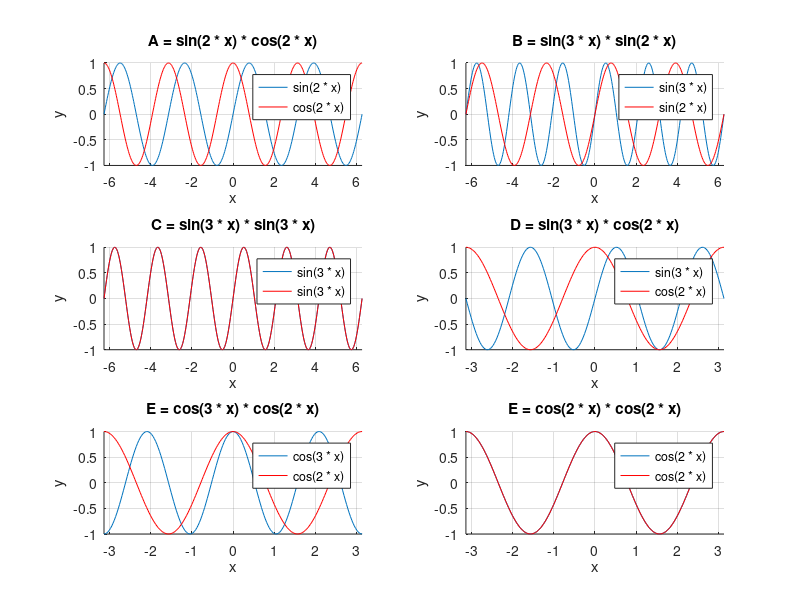

Write the MATLAB code that produced this figure.
clc; clear; close all;

format long

%A = sin(2 * x) * cos(2 * x);
x = -2 * pi:pi / 100:2 * pi;
A = sin(2 * x) .* cos(2 * x);
anteg = trapz(x, A);
fprintf('\nA = Integral[-2 * pi, 2 * pi] sin(2 * x) * cos(2 * x) = %f \n', anteg);
subplot(3, 2, 1);
hold on;
plot(x, sin(2 * x));
plot(x, cos(2 * x), 'r');
legend('sin(2 * x)','cos(2 * x)');
xlabel('x');
ylabel('y');
title('A = sin(2 * x) * cos(2 * x)');
axis ([-2 * pi, 2 * pi, -1, 1]);
grid on;
hold off;

%B = sin(3 * x) * sin(2 * x);
x = -2 * pi:pi / 100:2 * pi;
B = sin(2 * x) .* cos(2 * x);
anteg = trapz(x, B);
fprintf('\nB = Integral[-2 * pi, 2 * pi] sin(3 * x) * sin(2 * x) = %f \n', anteg);
subplot(3, 2, 2);
hold on;
plot(x, sin(3 * x));
plot(x, sin(2 * x), 'r');
legend('sin(3 * x)','sin(2 * x)');
xlabel('x');
ylabel('y');
title('B = sin(3 * x) * sin(2 * x)');
axis ([-2 * pi, 2 * pi, -1, 1]);
grid on;
hold off;

%C = sin(3 * x) * sin(3 * x);
x = -2 * pi:pi / 100:2 * pi;
C = sin(3 * x) .* sin(3 * x);
anteg = trapz(x, C);
fprintf('\nC = Integral[-2 * pi, 2 * pi] sin(3 * x) * sin(3 * x) = %f \n', anteg);
subplot(3, 2, 3);
hold on;
plot(x, sin(3 * x));
plot(x, sin(3 * x), 'r');
legend('sin(3 * x)','sin(3 * x)');
xlabel('x');
ylabel('y');
title('C = sin(3 * x) * sin(3 * x)');
axis ([-2 * pi, 2 * pi, -1, 1]);
grid on;
hold off;

%D = sin(3 * x) * cos(2 * x);
x = -pi:pi / 100:pi;
D = sin(3 * x) .* cos(2 * x);
anteg = trapz(x, D);
fprintf('\nD = Integral[pi, pi] sin(3 * x) * cos(2 * x) = %f \n', anteg);
subplot(3, 2, 4);
hold on;
plot(x, sin(3 * x));
plot(x, cos(2 * x), 'r');
legend('sin(3 * x)','cos(2 * x)');
xlabel('x');
ylabel('y');
title('D = sin(3 * x) * cos(2 * x)');
axis ([-pi,pi, -1, 1]);
grid on;
hold off;

%E = cos(3 * x) * cos(2 * x);
x = -pi:pi / 100:pi;
E = cos(3 * x) .* cos(2 * x);
anteg = trapz(x, E);
fprintf('\nE = Integral[-pi, pi] cos(3 * x) * cos(2 * x) = %f \n', anteg);
subplot(3, 2, 5);
hold on;
plot(x, cos(3 * x));
plot(x, cos(2 * x), 'r');
legend('cos(3 * x)','cos(2 * x)');
xlabel('x');
ylabel('y');
title('E = cos(3 * x) * cos(2 * x)');
axis ([-pi, pi, -1, 1]);
grid on;
hold off;

%F = cos(2 * x) * cos(2 * x);
x = -pi:pi / 100:pi;
F = cos(2 * x) .* cos(2 * x);
anteg = trapz(x, F);
fprintf('\nF = Integral[-pi, pi] cos(2 * x) * cos(2 * x) = %f \n', anteg);
subplot(3, 2, 6);
hold on;
plot(x, cos(2 * x));
plot(x, cos(2 * x), 'r');
legend('cos(2 * x)','cos(2 * x)');
xlabel('x');
ylabel('y');
title('E = cos(2 * x) * cos(2 * x)');
axis ([-pi, pi, -1, 1]);
grid on;
hold off;
